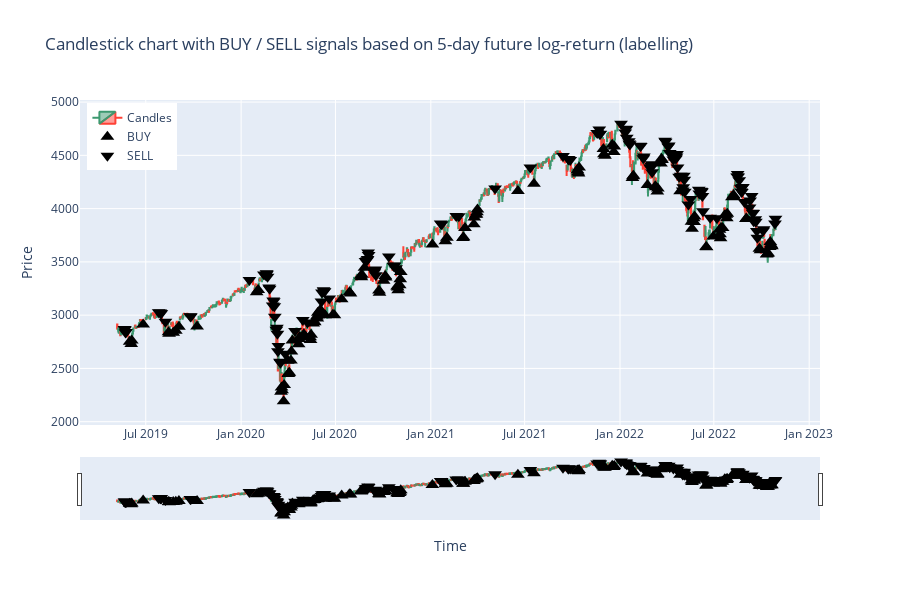

This figure's notebook cell:
### Code cell
df_slice = df_ta.iloc[split_idx+SEQ_LEN:].copy()
# Identify signals
buy_signals = df_slice[test_df['Target'] > 1]
sell_signals = df_slice[test_df['Target'] < -1]
# Create candlestick figure
fig = go.Figure(data=[go.Candlestick(
    x=df_slice.index,   # use index for x-axis
    open=df_slice['Open'],
    high=df_slice['High'],
    low=df_slice['Low'],
    close=df_slice['Close'],
    name='Candles'
)])
# BUY signals (triangle-up)
fig.add_trace(go.Scatter(
    x=buy_signals.index,
    y=buy_signals['Low'],  # anchor near candle low
    mode='markers', 
    marker=dict(symbol='triangle-up', size=12, color='black'), 
    name='BUY'
))
# SELL signals (triangle-down)
fig.add_trace(go.Scatter(
    x=sell_signals.index,
    y=sell_signals['High'],  # anchor near candle high
    mode='markers', 
    marker=dict(symbol='triangle-down', size=12, color='black'),
    name='SELL'
))
fig.update_layout(
    title=f"Candlestick chart with BUY / SELL signals based on {HORIZON}-day future log-return (labelling)",
    xaxis_title="Time", 
    yaxis_title="Price", 
    height=600,
    legend=dict(x=0.01, y=0.99)
)
path = "improved_lstm_full_test_true.png"
fig.write_image(path)
fig.show()
display(Image(filename=path)) # Display static image (GitHub-compatible)

### Figure 1 — Plotly figure (JSON) as saved in the notebook; plotly's stock layout.template omitted (floating-point values rounded to 4 significant figures; data arrays with more than 128 entries replaced by an {"elided": "..."} marker saying what was removed)
{"data": [{"close": {"elided": "881 float values"}, "high": {"elided": "881 float values"}, "low": {"elided": "881 float values"}, "name": "Candles", "open": {"elided": "881 float values"}, "type": "candlestick", "x": {"elided": "881 str values"}}, {"marker": {"color": "black", "size": 12, "symbol": "triangle-up"}, "mode": "markers", "name": "BUY", "type": "scatter", "x": {"elided": "130 str values"}, "y": {"elided": "130 float values"}}, {"marker": {"color": "black", "size": 12, "symbol": "triangle-down"}, "mode": "markers", "name": "SELL", "type": "scatter", "x": {"elided": "138 str values"}, "y": {"elided": "138 float values"}}], "layout": {"height": 600, "legend": {"x": 0.01, "y": 0.99}, "title": {"text": "Candlestick chart with BUY / SELL signals based on 5-day future log-return (labelling)"}, "xaxis": {"title": {"text": "Time"}}, "yaxis": {"title": {"text": "Price"}}}}
